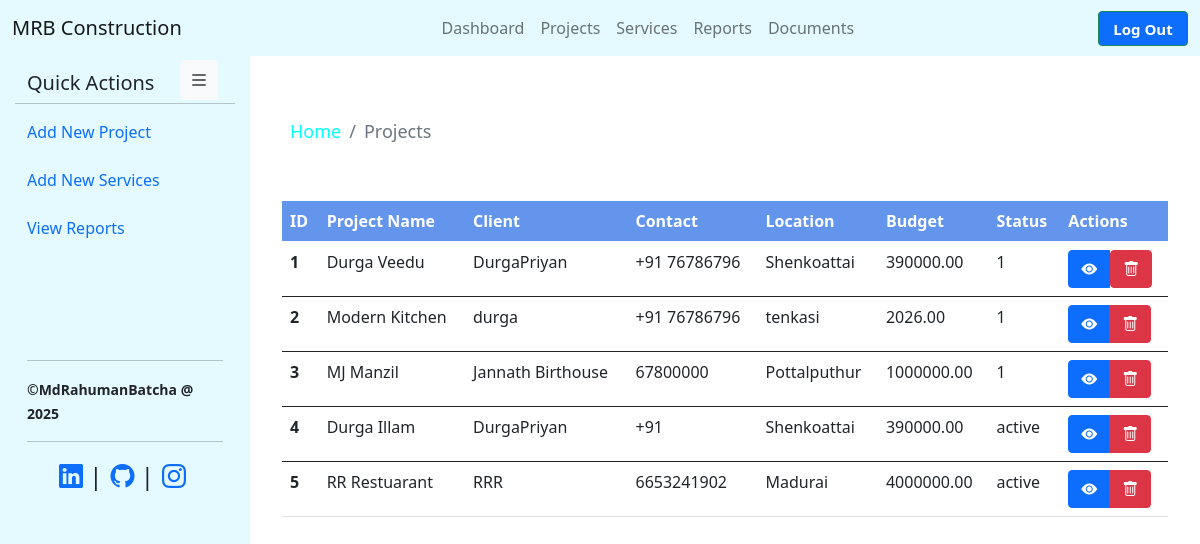
/projects/, run on the app's committed database.
### My_app/models.py (models this page shows, shortened)
class Project(models.Model):
    project_name = models.CharField(max_length=100)
    client_name = models.CharField(max_length=100)
    client_contact = models.CharField(max_length=20, default='+91')
    client_mail = models.EmailField(max_length=50, default='@gmail.com')
    project_location = models.CharField(max_length=30)
    project_description = models.TextField(max_length=60, default='N/A')
    budget = models.DecimalField(max_digits=10, decimal_places=2)
    status = models.CharField(max_length=15, choices=[
         ('active', 'Active'), #In Progress
         ('pending', 'Pending'),
         ('not_started', 'Not Started'),
         ('completed', 'Completed')
     ], default='active')
    starting_date = models.DateField(null=True,blank = True)
    ending_date = models.DateField(null=True,blank = True)

### My_app/views.py (the view)
# urls.py: path('projects/', project_list, name='projects'),
def project_list(request):
    breadCrumb = 'Projects'
    project_datas = Project.objects.all()
    return render(request, 'projects.html', {'breadcrumb' : breadCrumb, 'project_datas' : project_datas})

### templates/projects.html (shortened to what this page needs)
{% extends 'base.html' %}
{% block content %}
<nav aria-label="breadcrumb" style="--bs-breadcrumb-divider:'/'; margin-top:50px" class="b-crumb">
  <ol class="breadcrumb">
    <li class="breadcrumb-item"><a href="/admin_panel">Home</a></li>
    <li class="breadcrumb-item active" aria-current="page">{{breadcrumb}}</li>
  </ol>
</nav><br>
<div class="container mt-3">
  <div class="table-responsive">
    <table class="table table-borderd">
      <thead class="thead-dark">
        <tr style="background-color: cornflowerblue;color:#ffffff">
          <th scope="col">ID</th>
          <th scope="col">Project Name</th>
          <th scope="col">Client</th>
          <th scope="col">Contact</th>
          <th scope="col">Location</th>
          <th scope="col">Budget</th>
          <th scope="col">Status</th>
          <th scope="col">Actions</th>
        </tr>
      </thead>
      <tbody>
      {% if project_datas %}
        {% for project in  project_datas %}
        <tr>
          <th scope="row">{{ forloop.counter }}</th>
          <td>{{ project.project_name }}</td>
          <td>{{ project.client_name }}</td>
          <td>{{ project.client_contact }}</td>
          <td>{{ project.project_location }}</td>
          <td>{{ project.budget }}</td>
          <td>{{ project.status }}</td>
          <td><div class="btn-group" role="group" aria-label="Basic example">
          <a href="{% url 'reports' project.id %}" class="btn btn-primary"><i class="bi bi-eye-fill"></i></a>
          <form type="POST" action="{% url 'delete_project' project.id %}" style="display:inline;">
            <button type="submit" class="btn btn-danger"><i class="bi bi-trash"></i></button></td>
        </tr>
        </tbody>
        {% endfor %}
      {% else %}
          <p> <i>No Projects were Added by <b>ADMIN (You)</b></i>
      {% endif %}
    </table>
  </div>
</div><br>
{% endblock %}

### templates/base.html (shortened to what this page needs)
{% load static %}
<!DOCTYPE html>
<html lang="en">
<head>
    <link rel="stylesheet" href="{% static 'css/admin.css' %}">
    <link rel="stylesheet" href="https://cdn.jsdelivr.net/npm/bootstrap-icons@1.3.0/font/bootstrap-icons.css">
    <link href="https://cdn.jsdelivr.net/npm/bootstrap@5.0.2/dist/css/bootstrap.min.css" rel="stylesheet">
</head>
<body>
 <aside class="sidebar collapse show" id="sidebar" style="background-color:#e4faff">
  <div class="sidebar-content container">
      <div class="row">
      <h5>Quick Actions</h5><hr>
      <ul type="none">
          <li><a href="/add_project">Add New Project</a></li><br>
          <li><a href="/add_service">Add New Services</a></li><br>
          <li><a href="/report">View Reports</a></li><br><br><br>
          <div class="mt-5"><hr>
          <li><small><b>&copy;MdRahumanBatcha @ 2025</b></small></li><hr>
          <li class="text-center fs-4">
            <ul type="none" class="d-flex flex-nowrap">
            <li> <a href="https://www.linkedin.com/in/mohamed-rahuman-batcha-a-331563268/"> <i class="bi bi-linkedin"></i> </a> | </li>
            <li class="ps-2"> <a href="https://github.com/MdRahumanBatcha?tab=repositories"> <i class="bi bi-github"></i> </a> |</li>
            <li class="ps-2"> <a href="https://www.instagram.com/thowfik_thowfi/"> <i class="bi bi-instagram"></i> </a> </li>
          </ul>
        </div>
      </ul>
      </div>
  </div>
  <button class="btn btn-light btn-sm toggle-button" type="button" id="sidebarToggle"><i class="bi bi-list" style="font-size:20px;"></i></button>
 </aside>
<div class="content" id="mainContent">
  <nav class="navbar navbar-expand-lg navbar-light fixed-top" style="background-color: #e4faff;">
        <div class="container-fluid">
          <a class="navbar-brand" href="#">MRB Construction</a>
          <div class="collapse navbar-collapse mt" id="navbarScroll">
            <ul class="navbar-nav me-auto my-2 my-lg-0 navbar-nav-scroll navbar-nav-center" style="--bs-scroll-height: 100px;">
              <li class="nav-item">
                <a class="nav-link" aria-current="page" href="/admin_panel">Dashboard</a>
              </li>
              <li class="nav-item">
                <a class="nav-link" href="/projects">Projects</a>
              </li>
              <li class="nav-item">
                <a class="nav-link" href="/services">Services</a>
              </li>
              <li class="nav-item">
                <a class="nav-link" href="/report">Reports</a>
              </li>
              <li class="nav-item">
                  <a class="nav-link" href="/documents">Documents</a>
              </li>
            </ul>
            <form class="d-flex" method="POST" action="{% url 'login' %}" onsubmit="return confirm('Are you sure you want to logout?');">
              <button class="btn btn-outline-success btn-small" type="submit" style="background-color: #0d6efd;">
                <span class="nav-link small-txt" style="font-size:15px;padding:0px;color:#ffffff;"> <b>Log Out</b> </span>
              </button>
            </form>
          </div>
        </div>
  </nav><br><br>
{% block content %}
{% endblock %}
</div>
</body>
</html>

### static/css/admin.css (style rules this page uses)
body { display: flex; font-family: var(--bs-font-sans-serif); background-color: #84c0ec; }
.sidebar { width: 250px; padding: 15px; position: fixed; height: 100%; overflow-y: auto; transition: width 0.3s; }
.content { margin-left: 250px; padding: 20px; width: calc(100% - 250px); transition: margin-left 0.3s, width 0.3s; }
.toggle-button { display: block; margin-bottom: 15px; position: absolute; top: 4px; left: 180px; z-index: 1000; }
.sidebar-content a { text-decoration: none; }
.sidebar { margin-top: 56px; }
@media (min-width: 992px) { .navbar-nav-center { display: flex; justify-content: center; width: 100%; } }
@media (min-width: 992px) { .btn-small { height: 35px; width:90px; padding:0px; } }

### templates/base.html (style rules this page uses)
.b-crumb { margin-left: 20px; font-size: 18px; }
.b-crumb a { color: aqua; text-decoration: none; }
.b-crumb .active { color:#6c757d; }

### data on the page
Project: project_name "Durga Veedu", client_name "DurgaPriyan", client_contact "+91 76786796", project_location "Shenkoattai", budget "390000.00", status "1"
Project: project_name "Modern Kitchen", client_name "durga", client_contact "+91 76786796", project_location "tenkasi", budget "2026.00", status "1"
Project: project_name "MJ Manzil", client_name "Jannath Birthouse", client_contact "67800000", project_location "Pottalputhur", budget "1000000.00", status "1"
Project: project_name "Durga Illam", client_name "DurgaPriyan", client_contact "+91", project_location "Shenkoattai", budget "390000.00", status "active"
Project: project_name "RR Restuarant", client_name "RRR", client_contact "6653241902", project_location "Madurai", budget "4000000.00", status "active"

### other printed values
{{ breadcrumb }} "Projects"
